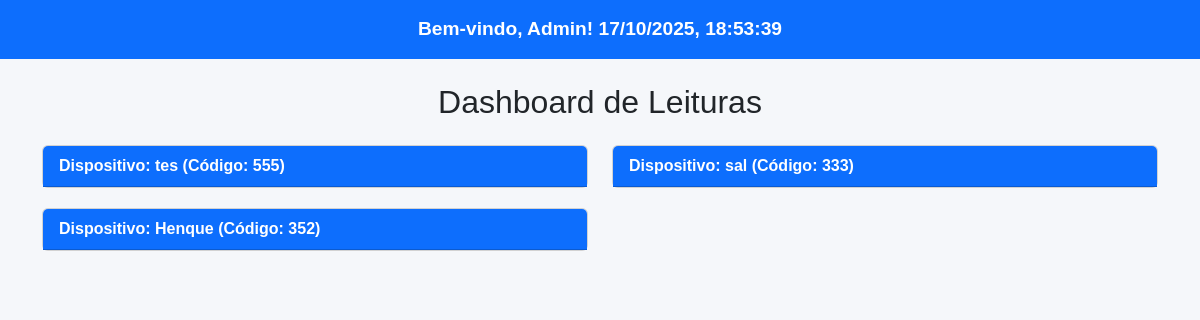
The page /tcc/public/dashboard.php (signed in) on the database its author committed.
### tables this page shows
CREATE TABLE `tbl_dispositivos` (
  `id` int NOT NULL AUTO_INCREMENT,
  `nome` varchar(100) NOT NULL,
  `codigo_esp` varchar(60) NOT NULL,
  `ativo` tinyint NOT NULL DEFAULT '1',
  `criado_em` timestamp NOT NULL DEFAULT CURRENT_TIMESTAMP,
  `tbl_locais_id` int NOT NULL,
  PRIMARY KEY (`id`),
  KEY `fk_tbl_dispositivos_tbl_locais1_idx` (`tbl_locais_id`),
  CONSTRAINT `fk_tbl_dispositivos_tbl_locais1` FOREIGN KEY (`tbl_locais_id`) REFERENCES `tbl_locais` (`id`)
);

### tcc/Models/Dispositivo/DispositivoDAO.php (called while the page is built, shortened)
<?php
require_once __DIR__ . '/../../config/database.php';
class DispositivoDAO {
    private $conn;
    public function __construct() {
        $db = new Database();
        $this->conn = $db->getConnection();
    }
    public function listarTodos() {
        $query = "SELECT d.id, d.nome, d.codigo_esp, d.ativo, d.criado_em, d.tbl_locais_id,
                         l.locais AS nome_local
                  FROM tbl_dispositivos d
                  JOIN tbl_locais l ON d.tbl_locais_id = l.id
                  ORDER BY d.id DESC";
        $stmt = $this->conn->prepare($query);
        $stmt->execute();
        return $stmt->fetchAll(PDO::FETCH_ASSOC);
    }
}
?>

### tcc/config/database.php (called while the page is built, shortened)
<?php
class Database {
    private $host = 'localhost';
    private $db_name = 'safelab_db';
    private $username = 'root';
    private $password = 'root';
    public function getConnection() {
        $this->conn = null;
        try {
            $this->conn = new PDO(
                "mysql:host={$this->host};dbname={$this->db_name}",
                $this->username,
                $this->password
            );
            $this->conn->setAttribute(PDO::ATTR_ERRMODE, PDO::ERRMODE_EXCEPTION);
        } catch (PDOException $e) {
            die("Erro na conexão: " . $e->getMessage());
        }
        return $this->conn;
    }
}

### tcc/public/dashboard.php (the view, shortened to what this page needs)
<?php
require_once __DIR__ . '/../Models/Dispositivo/DispositivoDAO.php';
$dispositivoDAO = new DispositivoDAO();
$dispositivos = $dispositivoDAO->listarTodos();
?>
<!DOCTYPE html>
<html lang="pt-br">
<head>
<link href="https://cdn.jsdelivr.net/npm/bootstrap@5.3.0/dist/css/bootstrap.min.css" rel="stylesheet">
</head>
<body>
<div class="header-top">
    Bem-vindo, Admin! <span id="hora-atual"></span>
</div>
<div class="container mt-4">
    <h2 class="mb-4 text-center">Dashboard de Leituras</h2>
    <div class="row">
    <?php foreach ($dispositivos as $disp):
    ?>
    <div class="col-md-6">
        <div class="card">
            <div class="card-header" data-bs-toggle="collapse" data-bs-target="#disp<?= $disp['id'] ?>" aria-expanded="false">
                Dispositivo: <?= htmlspecialchars($disp['nome']) ?> (Código: <?= htmlspecialchars($disp['codigo_esp']) ?>)
            </div>
        </div>
    </div>
    <?php endforeach; ?>
    </div>
</div>
</body>
</html>

### tcc/public/dashboard.php (style rules this page uses)
body { font-family: 'Poppins', sans-serif; background-color: #f5f7fa; }
.header-top { text-align: center; padding: 15px 0; background-color: #0d6efd; color: white; font-size: 1.2rem; font-weight: bold; margin-bottom: 20px; }
.card { margin-bottom: 20px; cursor: pointer; }
.card-header { background-color: #0d6efd; color: white; font-weight: bold; }

### rows shown on the page
tbl_dispositivos: nome "tes", codigo_esp "555"
tbl_dispositivos: nome "sal", codigo_esp "333"
tbl_dispositivos: nome "Henque", codigo_esp "352"
